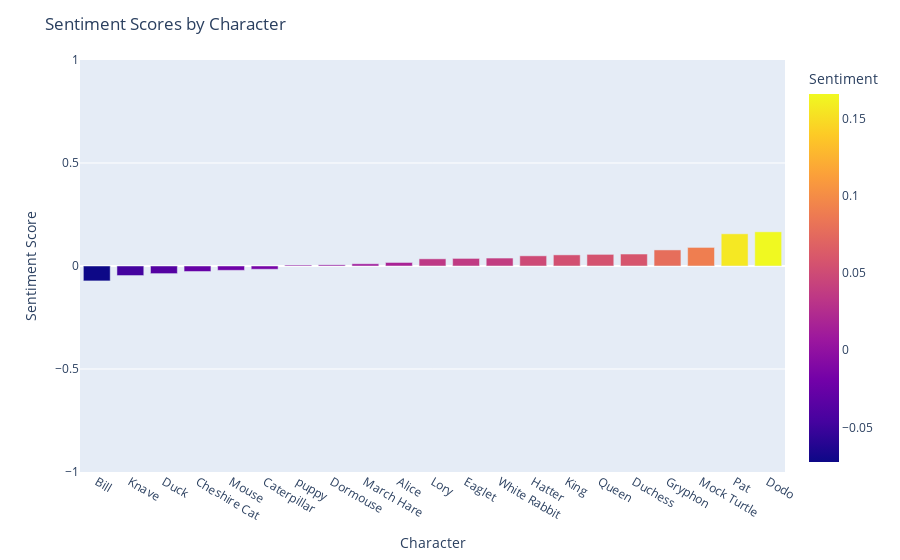

The code cell stored with this chart in its notebook:
### Code cell
# calculate the sentiment scores for each sentence in the novel
sentiment_scores = []
for chapter in Chapters:
    for sentence in TextBlob(chapter).sentences:
        sentiment_scores.append(sentence.sentiment.polarity)

# iterate over each character in the Charectors list and calculate the average sentiment score
character_sentiment = {}
for character in Charectors:
    name = character[0]
    character_sentiment[name] = 0
    count = 0
    for chapter in Chapters:
        for sentence in TextBlob(chapter).sentences:
            if name in sentence:
                character_sentiment[name] += sentence.sentiment.polarity
                count += 1
    if count > 0:
        character_sentiment[name] /= count

# create a list of character names and sentiment scores
names = list(character_sentiment.keys())
scores = list(character_sentiment.values())

# create a DataFrame and sort by sentiment score
df = pd.DataFrame({'Character': names, 'Sentiment Score': scores})
df = df.sort_values(by='Sentiment Score')

# create the interactive bar chart
fig = px.bar(df, x='Character', y='Sentiment Score',
             color='Sentiment Score', range_y=[-1, 1],
             labels={'Sentiment Score': 'Sentiment'})
fig.update_layout(title='Sentiment Scores by Character',
                  xaxis_title='Character', yaxis_title='Sentiment Score')
fig.show()

### Figure 1 — Plotly figure (JSON) as saved in the notebook; plotly's stock layout.template omitted (floating-point values rounded to 4 significant figures)
{"data": [{"alignmentgroup": "True", "hovertemplate": "Character=%{x}<br>Sentiment=%{marker.color}<extra></extra>", "legendgroup": "", "marker": {"color": [-0.07239, -0.0463, -0.03694, -0.02673, -0.02095, -0.01581, 0.004524, 0.005609, 0.01071, 0.01715, 0.03487, 0.03682, 0.03856, 0.04943, 0.05403, 0.05642, 0.05811, 0.07807, 0.09016, 0.1562, 0.166], "coloraxis": "coloraxis", "pattern": {"shape": ""}}, "name": "", "offsetgroup": "", "orientation": "v", "showlegend": false, "textposition": "auto", "type": "bar", "x": ["Bill", "Knave", "Duck", "Cheshire Cat", "Mouse", "Caterpillar", "puppy", "Dormouse", "March Hare", "Alice", "Lory", "Eaglet", "White Rabbit", "Hatter", "King", "Queen", "Duchess", "Gryphon", "Mock Turtle", "Pat", "Dodo"], "xaxis": "x", "y": [-0.07239, -0.0463, -0.03694, -0.02673, -0.02095, -0.01581, 0.004524, 0.005609, 0.01071, 0.01715, 0.03487, 0.03682, 0.03856, 0.04943, 0.05403, 0.05642, 0.05811, 0.07807, 0.09016, 0.1562, 0.166], "yaxis": "y"}], "layout": {"barmode": "relative", "coloraxis": {"colorbar": {"title": {"text": "Sentiment"}}, "colorscale": [[0, "#0d0887"], [0.1111, "#46039f"], [0.2222, "#7201a8"], [0.3333, "#9c179e"], [0.4444, "#bd3786"], [0.5556, "#d8576b"], [0.6667, "#ed7953"], [0.7778, "#fb9f3a"], [0.8889, "#fdca26"], [1, "#f0f921"]]}, "legend": {"tracegroupgap": 0}, "margin": {"t": 60}, "title": {"text": "Sentiment Scores by Character"}, "xaxis": {"anchor": "y", "domain": [0, 1], "title": {"text": "Character"}}, "yaxis": {"anchor": "x", "domain": [0, 1], "range": [-1, 1], "title": {"text": "Sentiment Score"}}}}
